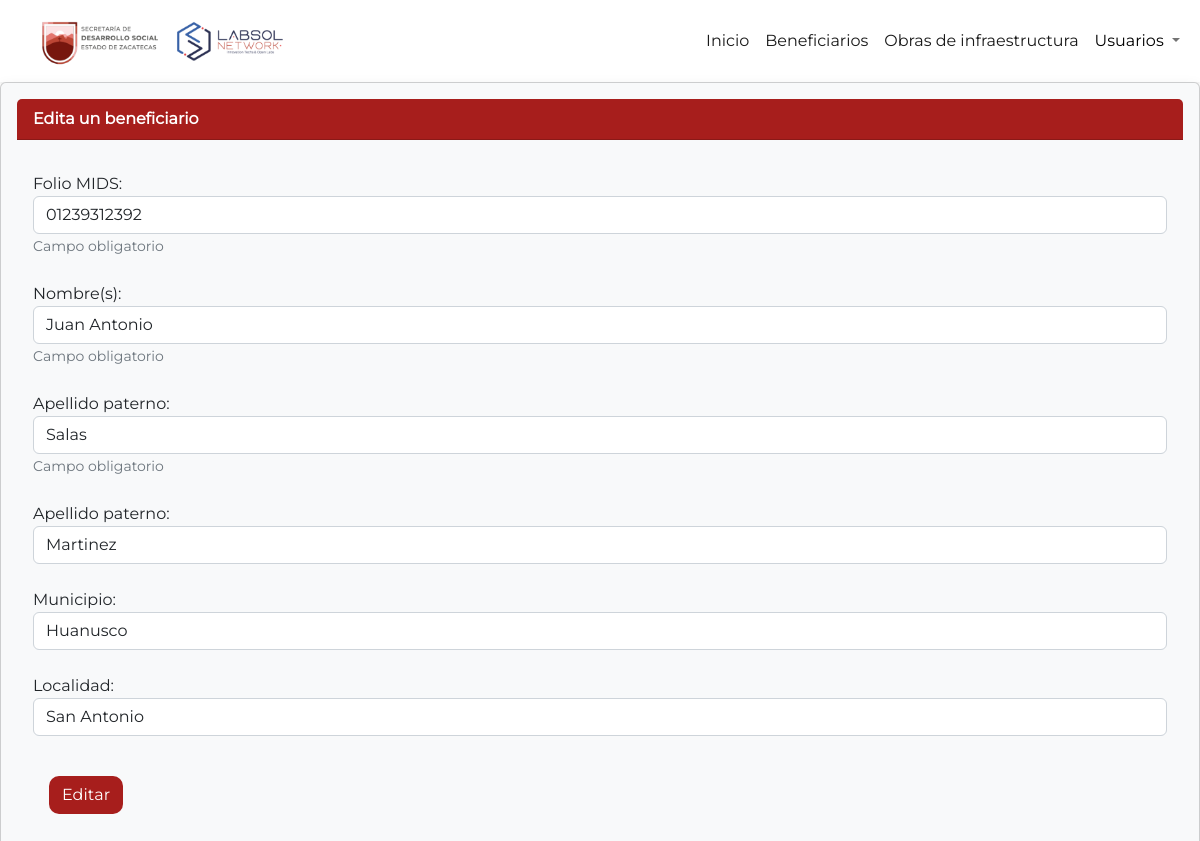
/infraestructura_sedesol/beneficiarios/editar_beneficiario/1/ (signed in), run on the app's committed database.
### beneficiarios/models.py (models this page shows, shortened)
class BeneficiarioCalentador(models.Model):
    id = models.AutoField(primary_key=True)
    folio_mids = models.CharField(max_length=255)
    designado = models.ForeignKey(User, on_delete=models.CASCADE)
    apellido_paterno = models.CharField(max_length=100)
    apellido_materno = models.CharField(max_length=100, blank=True, null=True)
    nombres = models.CharField(max_length=100)
    municipio = models.CharField('Municipio', max_length=2, choices=MUNICIPIOS)
    localidad = models.CharField(max_length=150)
    finalizado = models.BooleanField(default=False)

### beneficiarios/views.py (the view)
# urls.py: path('editar_beneficiario/<int:beneficiario_id>/', views.editar_beneficiario_calentador, name='editar_beneficiario'),
@login_required
@staff_member_required
def editar_beneficiario_calentador(request, beneficiario_id):
    beneficiario = BeneficiarioCalentador.objects.get(id=beneficiario_id)
    if request.method == 'POST':
        form = BeneficiarioCalentadorForm(request.POST, instance=beneficiario)
        if form.is_valid():
            form.save()
            messages.success(request, 'El beneficiario ha sido editado exitosamente.')
            return redirect('beneficiarios')
        else:
            messages.error(request, 'Por favor, corrija los errores en el formulario.')
    else:
        form = BeneficiarioCalentadorForm(instance=beneficiario)
    return render(request, 'editar_beneficiario_calentador.html', {'form': form})

### beneficiarios/forms.py
class BeneficiarioCalentadorForm(forms.ModelForm):
    class Meta:
        model = BeneficiarioCalentador
        fields = '__all__'
        widgets = {
            'folio_mids': forms.NumberInput(attrs={'class':'form-control','placeholder':'Folio MIDS'}),
            'apellido_paterno': forms.TextInput(attrs={'class':'form-control','placeholder':'Apellido Paterno'}),
            'apellido_materno': forms.TextInput(attrs={'class':'form-control','placeholder':'Apellido Materno'}),
            'nombres': forms.TextInput(attrs={'class':'form-control','placeholder':'Nombre(s)'}),
            'localidad': forms.TextInput(attrs={'class':'form-control','placeholder':'Localidad'}),
        }
    designado = forms.ModelChoiceField(
        queryset=User.objects.filter(
            is_staff=False,
            is_superuser=False,
        ),
        label="Designado",
        widget=forms.Select(
            attrs={"class": "form-control","placeholder":"Designado"}
        )
    )
    municipio = forms.ChoiceField(
        label="Municipio",
        choices=MUNICIPIOS,
        widget=forms.Select(
            attrs={"class": "form-control", "placeholder":"Municipio"}
        )
    )

### beneficiarios/templates/editar_beneficiario_calentador.html (shortened to what this page needs)
{% extends 'base.html' %}
{% block head %}
    {% load static %}
{% endblock head %}
{% block contenido %}
<div class="card text-dark bg-light shadow p-3 bg-light" style="font-family: Montserrat;">
    <div class="card-header" style="background-color: #A71E1C; color: white;"><b>Edita un beneficiario</b>
    </div>
    <div class="card-body">
        <p class="card-text">
            <form method="POST" enctype="multipart/form-data">
                <div class="form-group">
                    <span data-toggle="tooltip" title="Folio MID del beneficiario">
                        <div class="form-group">
                            <label>Folio MIDS: </label> <i class="fa fa-info-circle" style="pointer-events: none; color: #A71E1C;"
                                type="button"></i>
                            {{ form.folio_mids }}
                            <small id="obligatorioID" class="form-text text-muted">Campo obligatorio</small>
                        </div>
                    </span>
                    <br>
                    <span data-toggle="tooltip" title="Nombre o nombres del beneficiario.">
                        <div class="form-group">
                            <label>Nombre(s): </label> <i class="fa fa-info-circle" style="pointer-events: none; color: #A71E1C;"
                                type="button"></i>
                            {{ form.nombres }}
                            <small id="obligatorioID" class="form-text text-muted">Campo obligatorio</small>
                        </div>
                    </span>
                    <br>
                    <span data-toggle="tooltip" title="Apellido paterno del beneficiario">
                        <div class="form-group">
                            <label>Apellido paterno: </label> <i class="fa fa-info-circle" style="pointer-events: none; color: #A71E1C;"
                                type="button"></i>
                            {{ form.apellido_paterno }}
                            <small id="obligatorioID" class="form-text text-muted">Campo obligatorio</small>
                        </div>
                    </span>
                    <br>
                    <span data-toggle="tooltip" title="Apellido materno del beneficiario">
                        <div class="form-group">
                            <label>Apellido paterno: </label> <i class="fa fa-info-circle" style="pointer-events: none; color: #A71E1C;"
                                type="button"></i>
                            {{ form.apellido_materno }}
                        </div>
                    </span>
                    <br>
                    <span data-toggle="tooltip" title="Municipio del beneficiario">
                        <div class="form-group">
                            <label>Municipio: </label> <i class="fa fa-info-circle" style="pointer-events: none; color: #A71E1C;"
                                type="button"></i>
                            {{ form.municipio }}
                        </div>
                    </span>
                    <br>
                    <span data-toggle="tooltip" title="Localidad del beneficiario">
                        <div class="form-group">
                            <label>Localidad: </label> <i class="fa fa-info-circle" style="pointer-events: none; color: #A71E1C;"
                                type="button"></i>
                            {{ form.localidad }}
                        </div>
                    </span>
                    <br>
                    <button id="guardar-button" type="submit" class="btn"
                        style="margin: 16px; background-color: #A71E1C; border-radius: 10px; color: white;">
                        Editar
                    </button>
            </form>
        </p>
    </div>
</div>
{% endblock contenido %}

### home/templates/base.html (style rules this page uses)
html, body, .container-fluid { height: 100%; }
body { display: flex; flex-direction: column; min-height: 100vh; margin: 0; }

### data on the page
BeneficiarioCalentador: folio_mids "01239312392", nombres "Juan Antonio", apellido_paterno "Salas", apellido_materno "Martinez", municipio "Huanusco", localidad "San Antonio"
